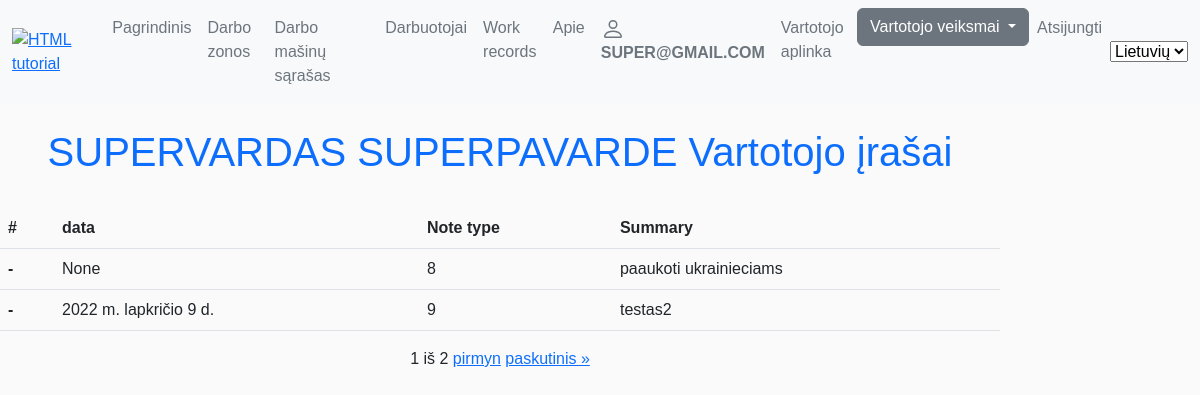
/lm/my_notes/ (signed in), run on an earlier commit of the app's database.
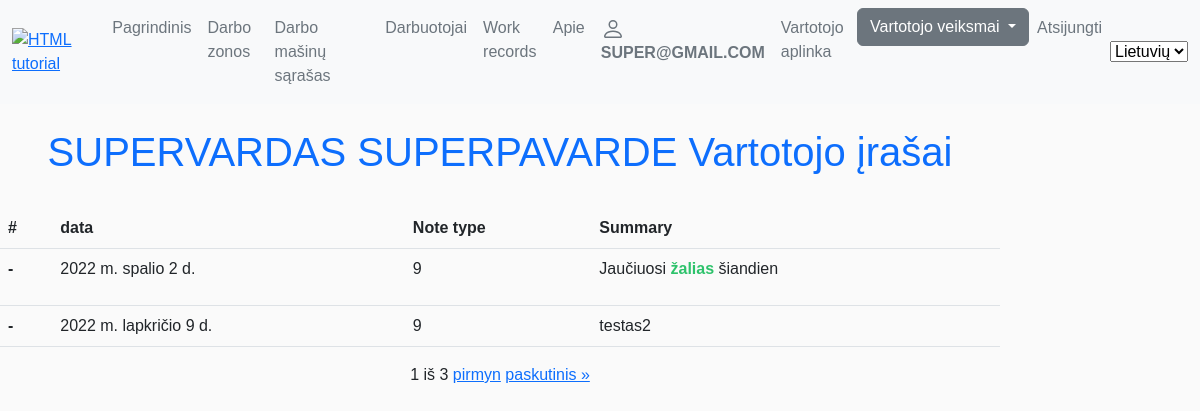
And on a later commit of the database.
### lm/models.py (models this page shows, shortened)
class Notes(models.Model):
    data = models.DateField(_('Date'), help_text='kada zinute sukurta', null=True, blank=True)
    darbuotojas = models.ForeignKey('MyUser', null=True, on_delete=models.SET_NULL)
    notes_choices = (
        ('9', 'paprasta zinute sau'),
        ('0', 'reikia informuoti tiesiogini vadova'), #0 statusas bus isrikiuota auksciausiai
        ('8', 'metu ideja'))
    note_type = models.CharField(_('Type of notes'), help_text='Zinutes tipas', max_length=40, choices=notes_choices, default='9', null=True, blank=True)
    summary = HTMLField(help_text='Rašykite ką norite!kiti varotojai nematys jusu zinutes', null=True, blank=True)
    class Meta:
        ordering = ['data', 'note_type']
        verbose_name = _("Note")
        verbose_name_plural = _('Notes')

### lm/views.py (the view)
# urls.py: path('my_notes/', views.NotesListView.as_view(), name='my_notes'),
class NotesListView(LoginRequiredMixin, generic.ListView):
    model = Notes
    template_name = 'lm/worker_notes.html'
    context_object_name = 'my_notes'
    paginate_by = 2
    def get_queryset(self):
        return Notes.objects.filter(darbuotojas=self.request.user).order_by('data')

### lm/templates/lm/worker_notes.html (shortened to what this page needs)
{% extends 'base.html' %}
{% load i18n %}
{% load static %}
{% block content %}
<h1 class="p-4 text-primary d-flex justify-content-center">{{user.first_name.upper }} {{user.last_name.upper }} {% trans "Notes" %} </h1>
{% if my_notes %}
<table class="table">
  <thead>
    <tr>
      <th scope="col">#</th>
      <th scope="col">data</th>
      <th scope="col">Note type</th>
      <th scope="col">Summary</th>
    </tr>
  </thead>
   {% for note in my_notes %}
  <tbody>
    <tr>
      <th scope="row">-</th>
      <td>{{note.data}}</td>
      <td>{{note.note_type}}</td>
      <td>{{note.summary | safe}}</td>
    </tr>
  </tbody>
   {% endfor %}
</table>
<div class="pagination d-flex justify-content-center">
       <span class="step-links">
           <span class="current">
               {{page_obj.number}} iš {{page_obj.paginator.num_pages}}
           </span>
           {% if page_obj.has_next %}
           <a href="?page={{page_obj.next_page_number}}">pirmyn</a>
           <a href="?page={{page_obj.paginator.num_pages}}">paskutinis &raquo;</a>
           {% endif %}
       </span>
   </div>
{% else %}
<p>Šiuo metu jūs dar nesate įrašę jokių pastabų ar idėjų.</p>
{% endif %}
{% endblock %}

What changed in the data, as far as the page shows it:
no longer on this page (row edited): Notes: data "None", note_type "8", summary "paaukoti ukrainieciams"
added Notes: data "2022 m. spalio 2 d.", note_type "9", summary "Jaučiuosi žalias šiandien"
Also different on the page:
{{ page_obj.paginator.num_pages }}: "2" → "3"
